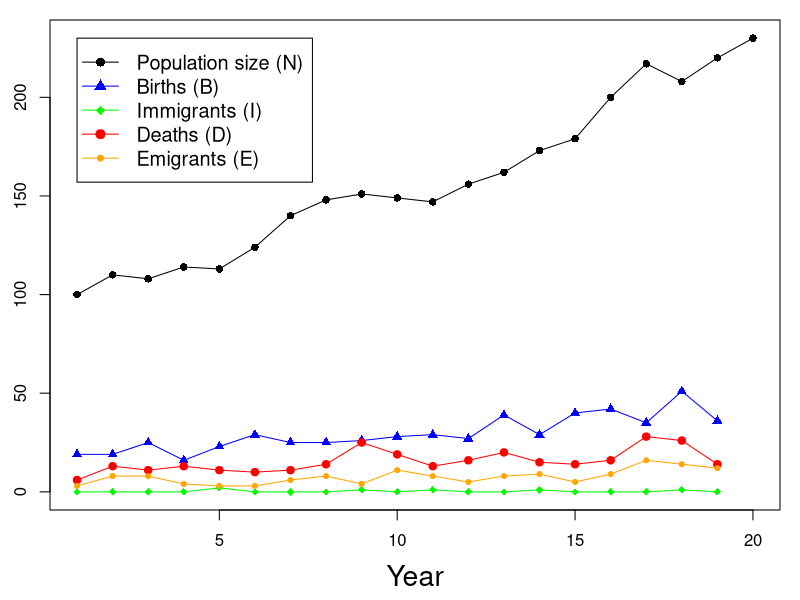

R code for this plot:
## ----eval=FALSE,include=FALSE--------------------------------------------
## source("../../rnw2pdf.R")
## rnw2pdf("lecture-BIDE")
## rnw2pdf("lecture-BIDE",tangle=TRUE)


## ----bide0,echo=FALSE,include=FALSE,fig.width=8,fig.height=6,cache=TRUE----
T <- 20
N <- integer(T)
B <- D <- I <- E <- integer(T-1)
N[1] <- 100
set.seed(340)
for(t in 1:(T-1)) {
    B[t] <- rpois(1, N[t]*0.2)
    D[t] <- rbinom(1, N[t], 0.1)
    I[t] <- rpois(1, 0.2)
    E[t] <- rpois(1, N[t]*0.05)
    N[t+1] <- N[t] + B[t] + I[t] - D[t] - E[t]
}
par(mai=c(0.9, 0.5, 0.2, 0.2))
plot(1:T, N, ylim=c(0, max(N)), type="o",
     xlab="Year", ylab="", pch=16, cex.lab=1.7)
lines(1:(T-1), B, col="blue", pch=17, type="o")
lines(1:(T-1), I, col="green", pch=18, type="o")
lines(1:(T-1), D, col="red", pch=19, type="o")
lines(1:(T-1), E, col="orange", pch=20, type="o")
legend(1, 230, c("Population size (N)",
                 "Births (B)",
                 "Immigrants (I)",
                 "Deaths (D)",
                 "Emigrants (E)"),
       lty=1, pch=c(16:20), cex=1.2,
       col=c("black", "blue", "green", "red", "orange"))

